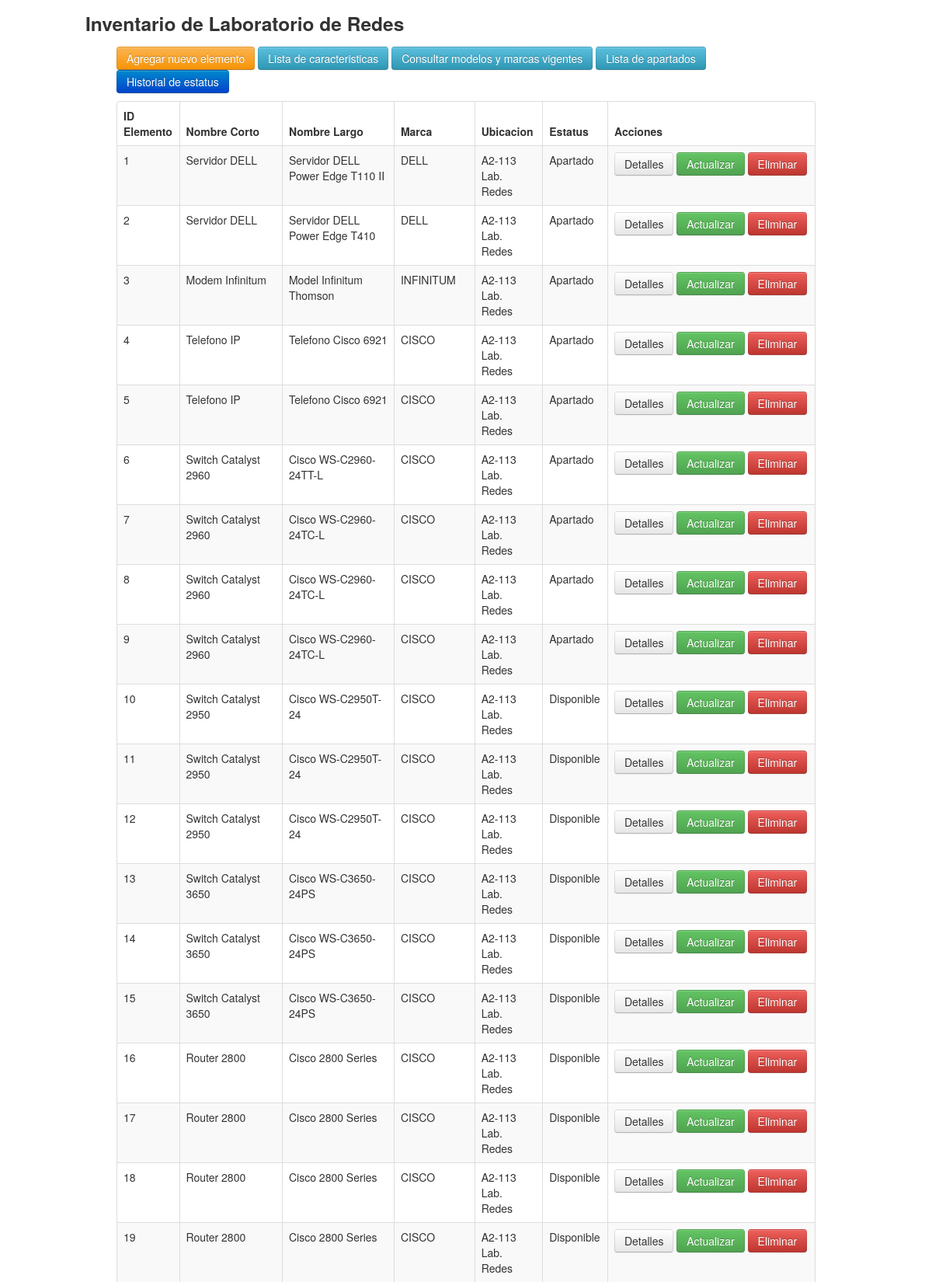
The page / (upper part) on the database its author committed.
### tables this page shows
CREATE TABLE IF NOT EXISTS elemento (
   id_elemento int NOT NULL AUTO_INCREMENT,
   numero_serie varchar(20) DEFAULT NULL,
   id_caracteristica int,
   caracteristica_extra varchar(100),
   id_tipo int,
   id_materia int,
   id_ubicacion int,
  PRIMARY KEY ( id_elemento ),
  FOREIGN KEY ( id_caracteristica ) REFERENCES  caracteristica ( id_caracteristica ) ON DELETE CASCADE,
  FOREIGN KEY ( id_tipo ) REFERENCES tipo ( id_tipo ) ON DELETE CASCADE,
  FOREIGN KEY ( id_materia ) REFERENCES materia ( id_materia ) ON DELETE CASCADE,
  FOREIGN KEY ( id_ubicacion ) REFERENCES  ubicacion ( id_ubicacion ) ON DELETE CASCADE
);

CREATE TABLE IF NOT EXISTS caracteristica (
   id_caracteristica int NOT NULL AUTO_INCREMENT,
   nombre_caracteristica varchar(35) DEFAULT NULL,
   nombre_largo_caracteristica varchar(50) DEFAULT NULL,
   id_modelo_marca int,
   descripcion text,
  PRIMARY KEY ( id_caracteristica ),
  FOREIGN KEY ( id_modelo_marca ) REFERENCES modelo( id_modelo ) ON DELETE CASCADE
);

CREATE TABLE IF NOT EXISTS marca (
   id_marca int NOT NULL AUTO_INCREMENT,
   nombre_marca varchar(100) DEFAULT NULL,
  PRIMARY KEY ( id_marca )
);

CREATE TABLE IF NOT EXISTS ubicacion (
   id_ubicacion int NOT NULL AUTO_INCREMENT,
   nombre_ubicacion varchar(35) DEFAULT NULL,
  PRIMARY KEY ( id_ubicacion )
);

CREATE TABLE IF NOT EXISTS estatus (
   id_estatus int NOT NULL AUTO_INCREMENT,
   nombre_estatus varchar(15) DEFAULT NULL,
  PRIMARY KEY ( id_estatus )
);

### index.php (the view, shortened to what this page needs)
<!DOCTYPE html>
<html lang="en">
	<head>
	    <link   href="css/bootstrap.min.css" rel="stylesheet">
	</head>
	<body>
	    <div class="container">
	    		<div class="row">
	    			<h3>Inventario de Laboratorio de Redes</h3>
	    		</div>
				<div class="table-responsive container-fluid">
					<p>
						<a href="create.php" class="btn btn-warning">Agregar nuevo elemento</a>
						<a href="caracteristicas/caracteristicas.php" class="btn btn-info">Lista de caracteristicas</a>
						<a href="modelos_marcas.php" class="btn btn-info">Consultar modelos y marcas vigentes</a>
						<a href="apartados/index.php" class="btn btn-info">Lista de apartados</a>
						<a href="historial_estatus.php" class="btn btn-primary">Historial de estatus</a>
					</p>
					<table class="table table-striped table-bordered" class="table table-sm">
			            <thead>
			                <tr>
			                	<th>ID Elemento</th>
			                	<th>Nombre Corto</th>
	                        	<th>Nombre Largo</th>
								<th>Marca</th>
								<th>Ubicacion</th>
								<th>Estatus</th>
								<th>Acciones</th>
			                </tr>
			            </thead>
			            <tbody>
			              	<?php
						   	$pdo = Database::connect();
						   	$sql = 'SELECT elemento.id_elemento ,nombre_caracteristica, nombre_largo_caracteristica, descripcion, nombre_marca, nombre_ubicacion, nombre_estatus FROM elemento_estatus
								INNER JOIN elemento ON elemento_estatus.id_elemento = elemento.id_elemento
								INNER JOIN estatus ON estatus.id_estatus = elemento_estatus.id_estatus
								INNER JOIN ubicacion ON elemento.id_ubicacion = ubicacion.id_ubicacion
								INNER JOIN caracteristica ON elemento.id_caracteristica = caracteristica.id_caracteristica
								INNER JOIN modelo ON caracteristica.id_modelo_marca = modelo.id_modelo
								INNER JOIN marca ON modelo.id_marca = marca.id_marca
								ORDER BY elemento.id_elemento ASC;';
		 				   	foreach ($pdo->query($sql) as $row) {
								echo '<tr width=200>';
								echo '<td>'. $row['id_elemento'] . '</td>';
	    					  	echo '<td>'. $row['nombre_caracteristica'] . '</td>';
	    					   	echo '<td>'. $row['nombre_largo_caracteristica'] . '</td>';
								echo '<td>'. $row['nombre_marca'] . '</td>';
								echo '<td>'. $row['nombre_ubicacion'] . '</td>';
								echo '<td>'. $row['nombre_estatus'] . '</td>';
	                            echo '<td width=250>';
	    					   	echo '<a class="btn" href="read.php?id='.$row['id_elemento'].'">Detalles</a>';
	    					  	echo '<a class="btn btn-success" href="update.php?id='.$row['id_elemento'].'">Actualizar</a>';
	    					   	echo '<a class="btn btn-danger" href="delete.php?id='.$row['id_elemento'].'">Eliminar</a>';
	    					   	echo '</td>';
							  	echo '</tr>';
						    }
						  	?>
					    </tbody>
		            </table>
	    	</div>
	    </div>
	</body>
</html>

### rows shown on the page
elemento: id_elemento "1", id_caracteristica.nombre_caracteristica "Servidor DELL", id_caracteristica.nombre_largo_caracteristica "Servidor DELL Power Edge T110 II", marca.nombre_marca "DELL", id_ubicacion.nombre_ubicacion "A2-113 Lab. Redes", estatus.nombre_estatus "Apartado"
elemento: id_elemento "2", id_caracteristica.nombre_caracteristica "Servidor DELL", id_caracteristica.nombre_largo_caracteristica "Servidor DELL Power Edge T410", marca.nombre_marca "DELL", id_ubicacion.nombre_ubicacion "A2-113 Lab. Redes", estatus.nombre_estatus "Apartado"
elemento: id_elemento "3", id_caracteristica.nombre_caracteristica "Modem Infinitum", id_caracteristica.nombre_largo_caracteristica "Model Infinitum Thomson", marca.nombre_marca "INFINITUM", id_ubicacion.nombre_ubicacion "A2-113 Lab. Redes", estatus.nombre_estatus "Apartado"
elemento: id_elemento "4", id_caracteristica.nombre_caracteristica "Telefono IP", id_caracteristica.nombre_largo_caracteristica "Telefono Cisco 6921", marca.nombre_marca "CISCO", id_ubicacion.nombre_ubicacion "A2-113 Lab. Redes", estatus.nombre_estatus "Apartado"
elemento: id_elemento "5", id_caracteristica.nombre_caracteristica "Telefono IP", id_caracteristica.nombre_largo_caracteristica "Telefono Cisco 6921", marca.nombre_marca "CISCO", id_ubicacion.nombre_ubicacion "A2-113 Lab. Redes", estatus.nombre_estatus "Apartado"
elemento: id_elemento "6", id_caracteristica.nombre_caracteristica "Switch Catalyst 2960", id_caracteristica.nombre_largo_caracteristica "Cisco WS-C2960-24TT-L", marca.nombre_marca "CISCO", id_ubicacion.nombre_ubicacion "A2-113 Lab. Redes", estatus.nombre_estatus "Apartado"
elemento: id_elemento "7", id_caracteristica.nombre_caracteristica "Switch Catalyst 2960", id_caracteristica.nombre_largo_caracteristica "Cisco WS-C2960-24TC-L", marca.nombre_marca "CISCO", id_ubicacion.nombre_ubicacion "A2-113 Lab. Redes", estatus.nombre_estatus "Apartado"
elemento: id_elemento "8", id_caracteristica.nombre_caracteristica "Switch Catalyst 2960", id_caracteristica.nombre_largo_caracteristica "Cisco WS-C2960-24TC-L", marca.nombre_marca "CISCO", id_ubicacion.nombre_ubicacion "A2-113 Lab. Redes", estatus.nombre_estatus "Apartado"
elemento: id_elemento "9", id_caracteristica.nombre_caracteristica "Switch Catalyst 2960", id_caracteristica.nombre_largo_caracteristica "Cisco WS-C2960-24TC-L", marca.nombre_marca "CISCO", id_ubicacion.nombre_ubicacion "A2-113 Lab. Redes", estatus.nombre_estatus "Apartado"
elemento: id_elemento "10", id_caracteristica.nombre_caracteristica "Switch Catalyst 2950", id_caracteristica.nombre_largo_caracteristica "Cisco WS-C2950T-24", marca.nombre_marca "CISCO", id_ubicacion.nombre_ubicacion "A2-113 Lab. Redes", estatus.nombre_estatus "Disponible"
elemento: id_elemento "11", id_caracteristica.nombre_caracteristica "Switch Catalyst 2950", id_caracteristica.nombre_largo_caracteristica "Cisco WS-C2950T-24", marca.nombre_marca "CISCO", id_ubicacion.nombre_ubicacion "A2-113 Lab. Redes", estatus.nombre_estatus "Disponible"
elemento: id_elemento "12", id_caracteristica.nombre_caracteristica "Switch Catalyst 2950", id_caracteristica.nombre_largo_caracteristica "Cisco WS-C2950T-24", marca.nombre_marca "CISCO", id_ubicacion.nombre_ubicacion "A2-113 Lab. Redes", estatus.nombre_estatus "Disponible"
elemento: id_elemento "13", id_caracteristica.nombre_caracteristica "Switch Catalyst 3650", id_caracteristica.nombre_largo_caracteristica "Cisco WS-C3650-24PS", marca.nombre_marca "CISCO", id_ubicacion.nombre_ubicacion "A2-113 Lab. Redes", estatus.nombre_estatus "Disponible"
elemento: id_elemento "14", id_caracteristica.nombre_caracteristica "Switch Catalyst 3650", id_caracteristica.nombre_largo_caracteristica "Cisco WS-C3650-24PS", marca.nombre_marca "CISCO", id_ubicacion.nombre_ubicacion "A2-113 Lab. Redes", estatus.nombre_estatus "Disponible"
elemento: id_elemento "15", id_caracteristica.nombre_caracteristica "Switch Catalyst 3650", id_caracteristica.nombre_largo_caracteristica "Cisco WS-C3650-24PS", marca.nombre_marca "CISCO", id_ubicacion.nombre_ubicacion "A2-113 Lab. Redes", estatus.nombre_estatus "Disponible"
elemento: id_elemento "16", id_caracteristica.nombre_caracteristica "Router 2800", id_caracteristica.nombre_largo_caracteristica "Cisco 2800 Series", marca.nombre_marca "CISCO", id_ubicacion.nombre_ubicacion "A2-113 Lab. Redes", estatus.nombre_estatus "Disponible"
elemento: id_elemento "17", id_caracteristica.nombre_caracteristica "Router 2800", id_caracteristica.nombre_largo_caracteristica "Cisco 2800 Series", marca.nombre_marca "CISCO", id_ubicacion.nombre_ubicacion "A2-113 Lab. Redes", estatus.nombre_estatus "Disponible"
elemento: id_elemento "18", id_caracteristica.nombre_caracteristica "Router 2800", id_caracteristica.nombre_largo_caracteristica "Cisco 2800 Series", marca.nombre_marca "CISCO", id_ubicacion.nombre_ubicacion "A2-113 Lab. Redes", estatus.nombre_estatus "Disponible"
elemento: id_elemento "19", id_caracteristica.nombre_caracteristica "Router 2800", id_caracteristica.nombre_largo_caracteristica "Cisco 2800 Series", marca.nombre_marca "CISCO", id_ubicacion.nombre_ubicacion "A2-113 Lab. Redes", estatus.nombre_estatus "Disponible"
